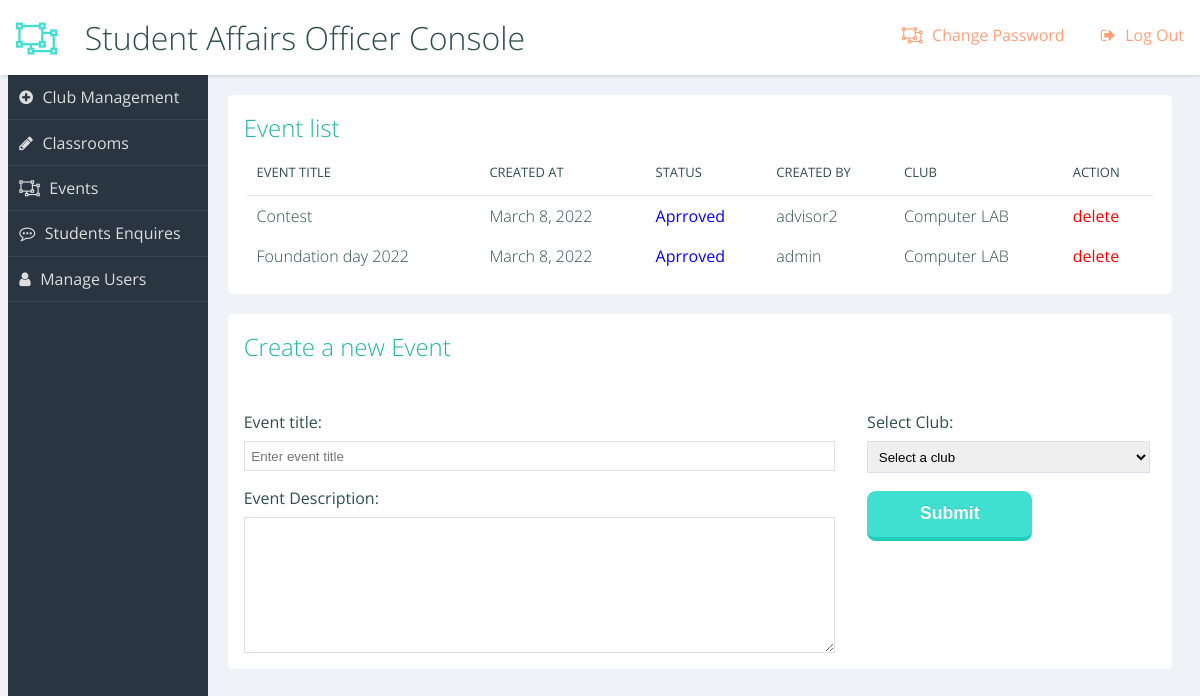
The page /console/admin/events/ (signed in) on the database its author committed.
### console/models.py (models this page shows)
class Event(models.Model):
    user = models.ForeignKey(User, on_delete=models.CASCADE)
    club = models.ForeignKey(Club, on_delete=models.CASCADE)
    title = models.CharField(max_length=120)
    description = models.TextField(max_length=2048)
    status = models.BooleanField(default=False)
    at = models.DateField(auto_now_add=True)

class Club(models.Model):
    user = models.ForeignKey(User, on_delete=models.CASCADE)
    name = models.CharField(max_length=50)
    description = models.TextField(max_length=1024)
    approved = models.BooleanField(default=True)
    at = models.DateField(auto_now_add=True)

### console/views.py (the view, shortened to what this page needs)
# urls.py: path('admin/events/', admin_events, name='admin_events'),
def admin_events(request):
    if not request.user.is_authenticated:
        return redirect('/accounts/login/')
    if not request.user.is_superuser:
        return redirect('/')
    if not request.user.profile.is_email_verified:
        return redirect('/accounts/verify/')
    if request.method == 'GET' and request.GET.get('delete'):
        has_event = Event.objects.filter(id=request.GET.get('delete')).first()
        if has_event:
            has_event.delete()
            return redirect('/console/admin/events/')
    clubs = Club.objects.all().order_by('-id')
    events = Event.objects.all().order_by('-id')
    context = {
        'clubs': clubs,
        'events': events,
    }
    return render(request, 'console/admin-events.html', context)

### console/templates/console/admin-events.html (shortened to what this page needs)
{% extends 'base.html' %}
{% block header %}
Student Affairs Officer Console
{% endblock %}
{% block nav %}
<nav role="navigation">
  <ul class="main">
    <li class="write"><a href="{% url 'admin_club' %}">Club Management</a></li>
    <li class="edit"><a href="{% url 'admin_classrooms' %}">Classrooms</a></li>
    <li class="arrows"><a href="{% url 'admin_events' %}">Events</a></li>
    <li class="comments"><a href="{% url 'admin_enquiries' %}">Students Enquires</a></li>
    <li class="users"><a href="{% url 'admin_manage_users' %}">Manage Users</a></li>
  </ul>
</nav>
{% endblock %}
{% block content %}
<main role="main">
  <section class="panel important">
    <h2>Event list</h2>
    <table>
      <tr>
        <th>Event title</th>
        <th>Created at</th>
        <th>Status</th>
        <th>Created by</th>
        <th>Club</th>
        <th>Action</th>
      </tr>
      {% for event in events %}
      <tr>
        <td>{{ event.title }}</td>
        <td>{{ event.at }}</td>
        <td><a href="?toggle_status={{ event.id }}">{% if event.status %}<span style="color: blue; font-weight: bolder;">Aprroved</span>{% else %}<span style="color: red; font-weight: bolder;">Pending</span>{% endif %}</a></td>
        <td>{{ event.user.username }}</td>
        <td>{{ event.club.name }}</td>
        <td><a style="color: red; font-weight:bolder;" href="?delete={{ event.id }}">delete</a></td>
      </tr>
      {% endfor %}
    </table>
  </section>
  <section class="panel important">
    <h2>Create a new Event</h2>
    <form method="post">
      <div class="twothirds">
        <label for="event_title">Event title:</label>
        <input type="text" required name="event_title" id="event_title" placeholder="Enter event title" />
        <label for="textarea">Event Description:</label>
        <textarea cols="40" rows="8" name="event_des" required id="textarea"></textarea>
      </div>
      <div class="onethird">
        <label for="select-choice">Select Club:</label>
        <select required name="club" id="select-choice">
          <option value="" disabled selected>Select a club</option>
        </select>
        <div>
          <input type="submit" value="Submit" />
        </div>
      </div>
    </form>
  </section>
</main>
{% endblock %}

### assets/css/console.css (style rules this page uses)
html { box-sizing: border-box; }
*, *:before, *:after { box-sizing: inherit; }
body { background: #f1f2f7; font-family: "Open Sans", arial, sans-serif; color: darkslategray; }
.users a:before { content: ""; }
nav[role=navigation] { background: #2a3542; color: #ddd; }
nav[role=navigation] li { border-bottom: 1px solid rgba(255, 255, 255, 0.08); }
nav[role=navigation] li a { color: #ddd; text-decoration: none; display: block; padding: 0.7em; }
nav[role=navigation] li a:before { content: ""; font-family: FontAwesome; padding-right: 0.6em; }
nav[role=navigation] .write a:before { content: ""; }
nav[role=navigation] .edit a:before { content: ""; }
nav[role=navigation] .comments a:before { content: ""; }
nav[role=navigation] .users a:before { content: ""; }
.panel { background-color: white; color: darkslategray; -webkit-border-radius: 0.3rem; -moz-border-radius: 0.3rem; -ms-border-radius: 0.3rem; border-radius: 0.3rem; margin: 1%; }
.panel > h2, .panel > ul { margin: 1rem; }
a { text-decoration: none; color: inherit; }
h2, h3, h4 { font-weight: 300; margin: 0; }
h2 { color: #1eb6a7; }
ul, li { list-style-type: none; margin: 0; padding: 0; }
form input, form textarea, form select { width: 100%; display: block; border: solid 1px #dde; padding: 0.5em; }
form input:after, form textarea:after, form select:after { content: ""; display: table; clear: both; }
form label, form legend { display: block; margin: 1em 0 0.5em; }
form input[type=submit] { background: turquoise; border: none; border-bottom: solid 4px #21ccbb; padding: 0.7em 3em; margin: 1em 0; color: white; text-shadow: 0 -1px 0 #21ccbb; font-size: 1.1em; font-weight: bold; display: inline-block; width: auto; -webkit-border-radius: 0.5em; -moz-border-radius: 0.5em; -ms-border-radius: 0.5em; border-radius: 0.5em; }
table { border-collapse: collapse; width: 96%; margin: 2%; }
th { text-align: left; font-weight: 400; font-size: 13px; text-transform: uppercase; border-bottom: 1px solid rgba(0, 0, 0, 0.1); padding: 0 10px; padding-bottom: 14px; }
td { line-height: 40px; font-weight: 300; padding: 0 10px; }
@media screen and (min-width: 600px) { html, body { height: 100%; } }
@media screen and (min-width: 600px) { nav[role=navigation] { position: fixed; width: 200px; top: 75px; bottom: 0px; } }
@media screen and (min-width: 600px) { main[role=main] { margin: 75px 0 40px 200px; } }
@media screen and (min-width: 600px) { main[role=main]:after { content: ""; display: table; clear: both; } }
@media screen and (min-width: 600px) { .panel { margin: 2% 0 0 2%; float: left; width: 96%; } }
@media screen and (min-width: 600px) { .panel:after { content: ""; display: table; clear: both; } }
@media screen and (min-width: 600px) { .box, .twothirds, .onethird { padding: 1rem; } }
@media screen and (min-width: 600px) { .onethird { width: 33.333%; float: left; } }
@media screen and (min-width: 600px) { .twothirds { width: 66%; float: left; } }
@media screen and (min-width: 900px) { .panel { width: 47%; clear: none; } }
@media screen and (min-width: 900px) { .panel.important { width: 96%; } }

### rows shown on the page
Event: title "Contest", at "March 8, 2022", status "Aprroved", user.username "advisor2", club.name "Computer LAB"
Event: title "Foundation day 2022", at "March 8, 2022", status "Aprroved", user.username "admin", club.name "Computer LAB"
